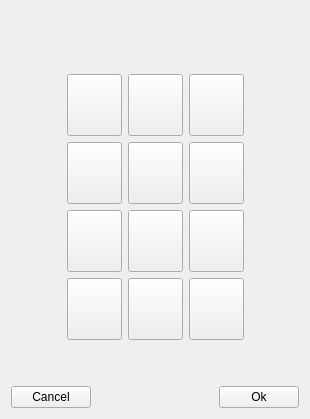
<?xml version="1.0" encoding="UTF-8"?>
<ui version="4.0">
 <class>Programs::CModifyProgramIconDlg</class>
 <widget class="QWidget" name="Programs::CModifyProgramIconDlg">
  <property name="geometry">
   <rect>
    <x>0</x>
    <y>0</y>
    <width>310</width>
    <height>419</height>
   </rect>
  </property>
  <property name="minimumSize">
   <size>
    <width>290</width>
    <height>419</height>
   </size>
  </property>
  <property name="windowTitle">
   <string>Form</string>
  </property>
  <layout class="QGridLayout" name="gridLayout_2">
   <item row="1" column="0">
    <layout class="QVBoxLayout" name="verticalLayout">
     <item>
      <layout class="QHBoxLayout" name="horizontalLayout_2">
       <item>
        <spacer name="horizontalSpacer_3">
         <property name="orientation">
          <enum>Qt::Horizontal</enum>
         </property>
         <property name="sizeHint" stdset="0">
          <size>
           <width>40</width>
           <height>20</height>
          </size>
         </property>
        </spacer>
       </item>
       <item>
        <layout class="QGridLayout" name="gridLayout">
         <item row="0" column="3">
          <widget class="QPushButton" name="IconButton_3">
           <property name="minimumSize">
            <size>
             <width>55</width>
             <height>62</height>
            </size>
           </property>
           <property name="text">
            <string/>
           </property>
           <property name="checkable">
            <bool>true</bool>
           </property>
          </widget>
         </item>
         <item row="3" column="1">
          <widget class="QPushButton" name="IconButton_7">
           <property name="minimumSize">
            <size>
             <width>55</width>
             <height>62</height>
            </size>
           </property>
           <property name="text">
            <string/>
           </property>
           <property name="checkable">
            <bool>true</bool>
           </property>
          </widget>
         </item>
         <item row="0" column="2">
          <widget class="QPushButton" name="IconButton_2">
           <property name="minimumSize">
            <size>
             <width>55</width>
             <height>62</height>
            </size>
           </property>
           <property name="text">
            <string/>
           </property>
           <property name="checkable">
            <bool>true</bool>
           </property>
          </widget>
         </item>
         <item row="1" column="3">
          <widget class="QPushButton" name="IconButton_6">
           <property name="minimumSize">
            <size>
             <width>55</width>
             <height>62</height>
            </size>
           </property>
           <property name="text">
            <string/>
           </property>
           <property name="checkable">
            <bool>true</bool>
           </property>
          </widget>
         </item>
         <item row="4" column="3">
          <widget class="QPushButton" name="IconButton_12">
           <property name="minimumSize">
            <size>
             <width>55</width>
             <height>62</height>
            </size>
           </property>
           <property name="text">
            <string/>
           </property>
           <property name="checkable">
            <bool>true</bool>
           </property>
          </widget>
         </item>
         <item row="3" column="2">
          <widget class="QPushButton" name="IconButton_8">
           <property name="minimumSize">
            <size>
             <width>55</width>
             <height>62</height>
            </size>
           </property>
           <property name="text">
            <string/>
           </property>
           <property name="checkable">
            <bool>true</bool>
           </property>
          </widget>
         </item>
         <item row="4" column="2">
          <widget class="QPushButton" name="IconButton_11">
           <property name="minimumSize">
            <size>
             <width>55</width>
             <height>62</height>
            </size>
           </property>
           <property name="text">
            <string/>
           </property>
           <property name="checkable">
            <bool>true</bool>
           </property>
          </widget>
         </item>
         <item row="4" column="1">
          <widget class="QPushButton" name="IconButton_10">
           <property name="minimumSize">
            <size>
             <width>55</width>
             <height>62</height>
            </size>
           </property>
           <property name="text">
            <string/>
           </property>
           <property name="checkable">
            <bool>true</bool>
           </property>
          </widget>
         </item>
         <item row="0" column="1">
          <widget class="QPushButton" name="IconButton_1">
           <property name="minimumSize">
            <size>
             <width>55</width>
             <height>62</height>
            </size>
           </property>
           <property name="text">
            <string/>
           </property>
           <property name="checkable">
            <bool>true</bool>
           </property>
          </widget>
         </item>
         <item row="1" column="1">
          <widget class="QPushButton" name="IconButton_4">
           <property name="minimumSize">
            <size>
             <width>55</width>
             <height>62</height>
            </size>
           </property>
           <property name="text">
            <string/>
           </property>
           <property name="checkable">
            <bool>true</bool>
           </property>
          </widget>
         </item>
         <item row="3" column="3">
          <widget class="QPushButton" name="IconButton_9">
           <property name="minimumSize">
            <size>
             <width>55</width>
             <height>62</height>
            </size>
           </property>
           <property name="text">
            <string/>
           </property>
           <property name="checkable">
            <bool>true</bool>
           </property>
          </widget>
         </item>
         <item row="1" column="2">
          <widget class="QPushButton" name="IconButton_5">
           <property name="minimumSize">
            <size>
             <width>55</width>
             <height>62</height>
            </size>
           </property>
           <property name="text">
            <string/>
           </property>
           <property name="checkable">
            <bool>true</bool>
           </property>
          </widget>
         </item>
        </layout>
       </item>
       <item>
        <spacer name="horizontalSpacer_2">
         <property name="orientation">
          <enum>Qt::Horizontal</enum>
         </property>
         <property name="sizeHint" stdset="0">
          <size>
           <width>40</width>
           <height>20</height>
          </size>
         </property>
        </spacer>
       </item>
      </layout>
     </item>
     <item>
      <spacer name="verticalSpacer">
       <property name="orientation">
        <enum>Qt::Vertical</enum>
       </property>
       <property name="sizeHint" stdset="0">
        <size>
         <width>20</width>
         <height>40</height>
        </size>
       </property>
      </spacer>
     </item>
     <item>
      <layout class="QHBoxLayout" name="horizontalLayout">
       <item>
        <widget class="QPushButton" name="btnCancel">
         <property name="text">
          <string>Cancel</string>
         </property>
        </widget>
       </item>
       <item>
        <spacer name="horizontalSpacer">
         <property name="orientation">
          <enum>Qt::Horizontal</enum>
         </property>
         <property name="sizeHint" stdset="0">
          <size>
           <width>40</width>
           <height>20</height>
          </size>
         </property>
        </spacer>
       </item>
       <item>
        <widget class="QPushButton" name="btnOk">
         <property name="text">
          <string>Ok</string>
         </property>
        </widget>
       </item>
      </layout>
     </item>
    </layout>
   </item>
   <item row="0" column="0">
    <spacer name="verticalSpacer_2">
     <property name="orientation">
      <enum>Qt::Vertical</enum>
     </property>
     <property name="sizeHint" stdset="0">
      <size>
       <width>20</width>
       <height>40</height>
      </size>
     </property>
    </spacer>
   </item>
  </layout>
 </widget>
 <resources/>
 <connections/>
</ui>
